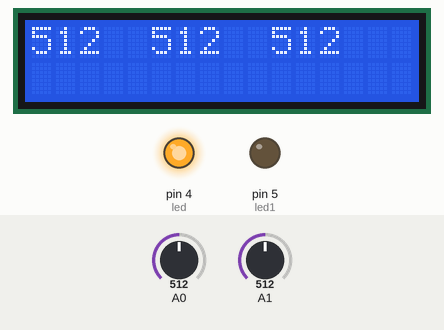
Recording of a sketch running on a simulated Arduino Uno, built with avr-gcc and run on an emulated ATmega328P. Parts: 16×2 character LCD, output pins drawn as LEDs (lit = HIGH). Inputs (shaded band) come from the test bench; at power-on: A0 = 512, A1 = 512. What the sketch prints to the serial monitor is not drawn.

Above: at 1.2 s.
1.3 s: A0 set to 1023
At 2.0 s:
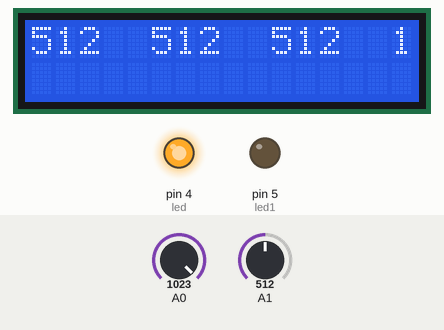
4.3 s: A0 set to 1009
At 5.8 s:
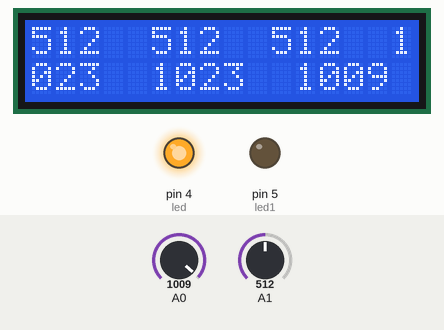
7.3 s: A0 set to 992
At 8.8 s:
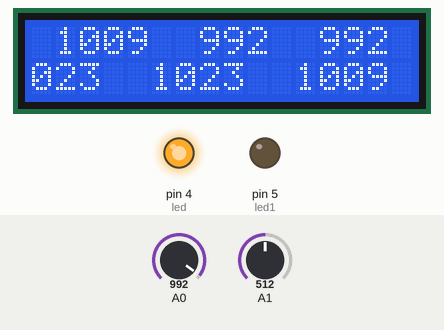
9.5 s: A0 set to 108
At 12.4 s:
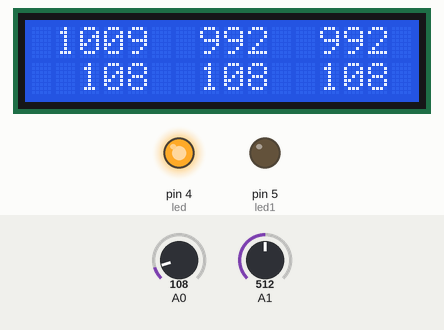
12.5 s: A0 set to 89
14.0 s: A0 set to 122
At 17.1 s:
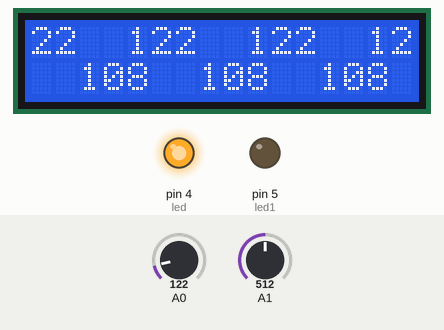
Timing chart, 0 to 62.1 s (numbered marks = the images above; inputs shaded):
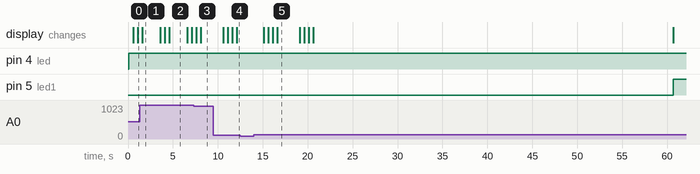

The sketch:

Lectura_Sensores.ino
```cpp
/*
 * PROYECTO SISTEMAS EMBEBIDOS- PROYECTO 2B
 * OBJETIVO: Adquirir datos mediante la placa arduino física y sensores de aire.
 * INTEGRANTES: Flores Erik - Martinez Juan
 */
 #include <LiquidCrystal.h>
 //DENICINION DE VARIABLES A UTILIZAR
 int sensorMQ=0;                      //Definición del sensor MQ135 en el pin de entrada 0
 int sensorM=1;                       //Difinición del sensor MQ7 en el pin 1 de entrada.
 int led=4;                           //Se define la variable para el led de identificación de etiqueta.
 int led1=5;                           //Se define la variable para el led de identificación de etiqueta.
LiquidCrystal lcd(13,12,11,10,9,8);    //Se crea la variable de la lcd con sus pines de conexion


void setup() {
  Serial.begin(9600);                 //Se inicializa la configuración serial.
  lcd.begin(16,2);
  pinMode(led,OUTPUT);               //Inicialización del pin led5 como salida.
  pinMode(led1,OUTPUT);               //Inicialización del pin led6 como salida.
  digitalWrite(led,LOW);             //Se define el pin led5 como salida.
  digitalWrite(led1,LOW);             //Se define el pin led6 como salida.
}
void loop() {
  Serial.println("Sensor MQ 135");    //Se envia mensaje para los datos del sensor MQ 135.
  for(int i=0;i<=120;i++)                 //Se crea el ciclo del tamaño de muestras del sensor.
  {
    sensorMQ=analogRead(0);           //Lectura anlógica del sensor en el pin A0.
    Serial.println(sensorMQ,DEC);     //Impresion de datos analógicos
    lcd.println(sensorMQ,DEC);     //Impresion de datos analógicos
    digitalWrite(led,HIGH);
    delay(500);                       //Tiempo de espera para visualización.
  }
  Serial.println("Sensor MQ 7");      //Impresion de mensaje para los datos del sensor MQ 7.
  for(int i=0; i<120;i++)                 //Se crea el ciclo del tamaño de muestras del sensor.
  {
    sensorM=analogRead(1);            //Lectura analógica del sensor en el Pin1.
    Serial.println(sensorM,DEC);      //Se imprime detos analógicos, DEC--> Decimales
    lcd.println(sensorM,DEC);
    digitalWrite(led1,HIGH);
    delay(500);
  }
}
```

Measured:
- the behaviour switches between 1000 and 999 on A0 (found by bisection; images 2 and 3)
- after the input at 12.5 s, every drawn part: stays the same
- after the input at 14.0 s, the display: first changes after 1.1 s (image 5 shows a later state)
- what the display in image 1 shows lasts 2.0 s, from 1.6 s to 3.6 s
